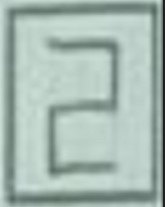
#> input picture Better-Sirekap/data/2_DataSet6_246.jpg, 165 x 207 px
$ python -i app.py   (imports and definitions only)
#> lines starting #> are read from the running program, lines starting #| are printed output that depends on the picture; after the words box and inside, x2 and y2 are one past the last pixel; in counts of white or black regions, pixels touching at a corner belong together
#> further down, picture is the input picture: shape (207, 165, 3); mean B, G, R 177.7, 185.4, 166
import cv2
import numpy as np
import streamlit as st
import pickle
from skimage.feature import hog


# Preprocess and crop the image to the target size
def preprocess_and_crop_image(image, target_size=(48, 48)):
#> called with target_size = (48, 48)
    if len(image.shape) == 3:
        gray = cv2.cvtColor(image, cv2.COLOR_BGR2GRAY)
    else:
        gray = image

    blurred = cv2.GaussianBlur(gray, (5, 5), 0)
    _, binary = cv2.threshold(blurred, 0, 255, cv2.THRESH_BINARY_INV + cv2.THRESH_OTSU)
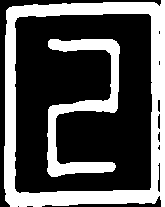
#> binary: shape (207, 165); 33.2% white; 2 white regions
    contours, _ = cv2.findContours(binary, cv2.RETR_EXTERNAL, cv2.CHAIN_APPROX_SIMPLE)
#> contours = 1 contour; box (x1, y1, x2, y2) and area: (4, 0, 165, 207) 31833
    if contours:
        contour = max(contours, key=cv2.contourArea)
#> contour = contour of 84 points, box (x1, y1, x2, y2) (4, 0, 165, 207), area 31833
        x, y, w, h = cv2.boundingRect(contour)
#> x = 4; y = 0; w = 161; h = 207
        cropped = gray[y : y + h, x : x + w]
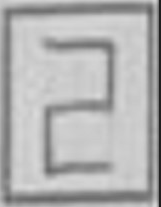
#> cropped: shape (207, 161); min 30, max 217, mean 178.4
        resized = cv2.resize(cropped, target_size, interpolation=cv2.INTER_AREA)
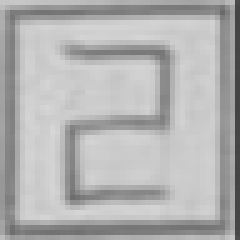
#> resized: shape (48, 48) (shown 5 times larger); min 67, max 215, mean 178.3
        return resized
    resized = cv2.resize(gray, target_size, interpolation=cv2.INTER_AREA)
    return resized


def extract_hog_features(image):
    features, _ = hog(
        image,
        orientations=9,
        pixels_per_cell=(8, 8),
        cells_per_block=(2, 2),
        visualize=True,
    )
    return features


def extract_zoning_features(image, zones=(4, 4)):
    h, w = image.shape
    zh, zw = h // zones[0], w // zones[1]
    features = []
    for i in range(zones[0]):
        for j in range(zones[1]):
            zone = image[i * zh : (i + 1) * zh, j * zw : (j + 1) * zw]
            features.append(np.mean(zone))
    return np.array(features)


def extract_pca_features(image, pca):
    flattened = image.flatten().reshape(1, -1)
    pca_features = pca.transform(flattened)
    return pca_features.flatten()


def extract_combined_features(image, pca):
    hog_features = extract_hog_features(image)
    zoning_features = extract_zoning_features(image)
    pca_features = extract_pca_features(image, pca)
    return np.concatenate([hog_features, zoning_features, pca_features])


# Streamlit interface
# [94 lines not run here, left out]

>>> import cv2
>>> picture = cv2.imread('../data/2_DataSet6_246.jpg')
>>> result = preprocess_and_crop_image(picture)

$ run again, on Better-Sirekap/data/3_DataSet6_111.jpg
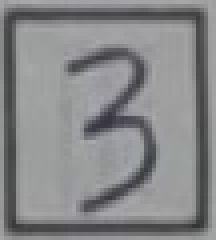
#> input picture Better-Sirekap/data/3_DataSet6_111.jpg, 54 x 60 px (shown 4 times larger)
#> picture is the input picture: shape (60, 54, 3); mean B, G, R 136.9, 135.6, 135.1
#> in preprocess_and_crop_image, `_, binary = cv2.threshold(blurred, 0, 255, cv2.THRESH_BINARY_INV + cv2..`:
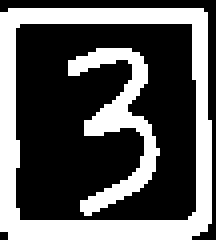
#> binary: shape (60, 54) (shown 4 times larger); 36% white; 2 white regions
#> contours = 1 contour; box (x1, y1, x2, y2) and area: (0, 2, 53, 60) 2922
#> contour = contour of 18 points, box (x1, y1, x2, y2) (0, 2, 53, 60), area 2922
#> x = 0; y = 2; w = 53; h = 58
#> in preprocess_and_crop_image, `resized = cv2.resize(cropped, target_size, interpolation=cv2.INTER_AREA)`:
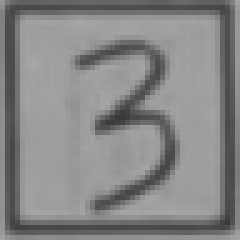
#> resized: shape (48, 48) (shown 5 times larger); min 56, max 166, mean 134.4
